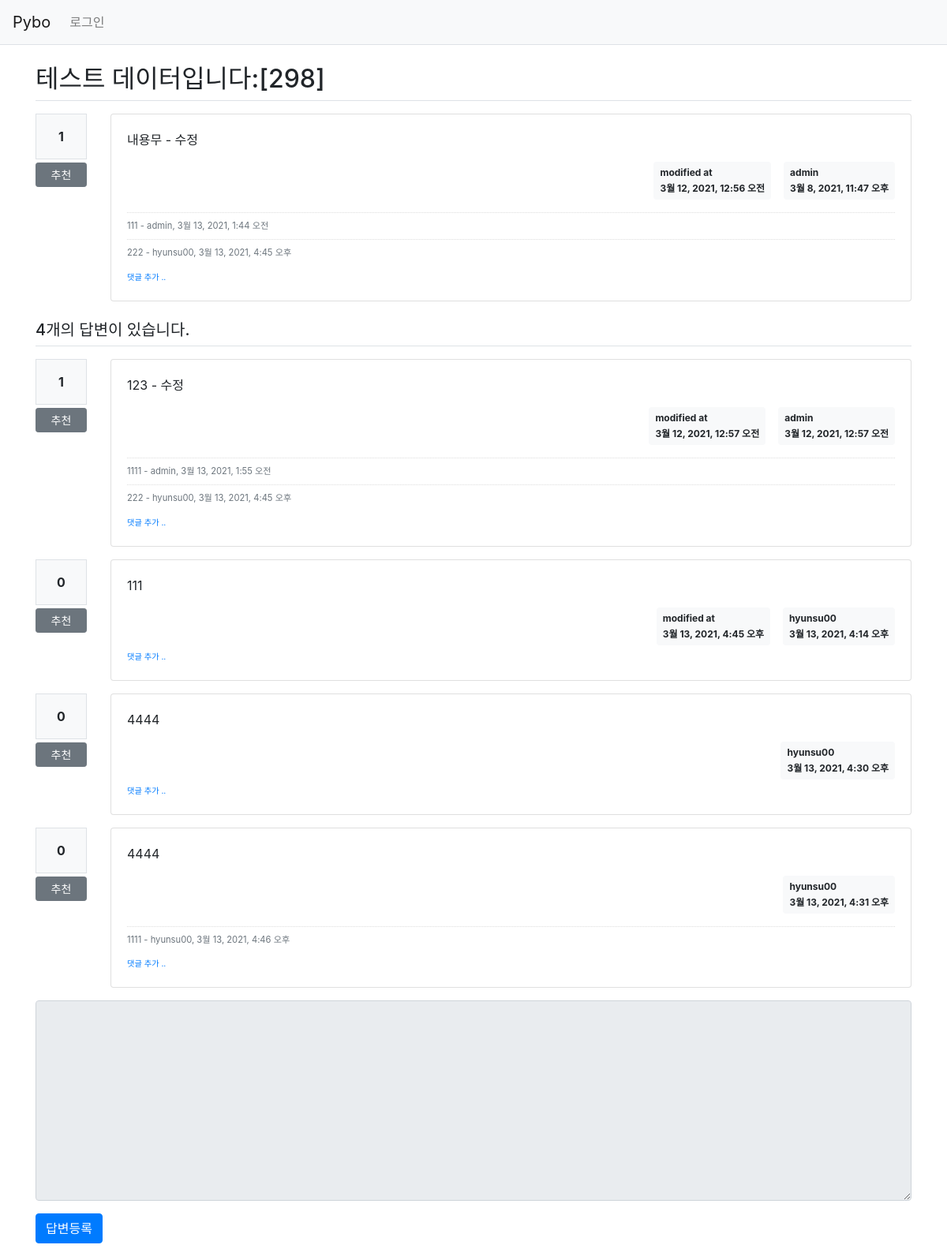
Screenshot of /pybo/302/ with the database file from the repository.
### pybo/models.py (models this page shows, shortened)
class Question(models.Model):
    author = models.ForeignKey(User, on_delete=models.CASCADE, related_name="author_question")
    subject = models.CharField(max_length=200)
    content = models.TextField()
    create_date = models.DateTimeField()
    modify_date = models.DateTimeField(null=True, blank=True)
    voter = models.ManyToManyField(User, related_name="voter_question")

class Comment(models.Model):
    author = models.ForeignKey(User, on_delete=models.CASCADE)
    content = models.TextField()
    create_date = models.DateTimeField()
    modify_date = models.DateTimeField(null=True, blank=True)
    question = models.ForeignKey(Question, null=True, blank=True, on_delete=models.CASCADE)
    answer = models.ForeignKey(Answer, null=True, blank=True, on_delete=models.CASCADE)

class Answer(models.Model):
    author = models.ForeignKey(User, on_delete=models.CASCADE, related_name="author_answer")
    question = models.ForeignKey(Question, on_delete=models.CASCADE)
    content = models.TextField()
    create_date = models.DateTimeField()
    modify_date = models.DateTimeField(null=True, blank=True)
    voter = models.ManyToManyField(User, related_name="voter_answer")

### pybo/views/base_views.py (the view)
# urls.py: path("<int:question_id>/", base_views.detail, name="detail"),
def detail(request, question_id):
    question = get_object_or_404(Question, pk=question_id)
    context = {"question": question}
    return render(request, "pybo/question_detail.html", context)

### pybo/templatetags/pybo_filter.py (called while the page is built)
@register.filter()
def mark(value):
    extensions = ["nl2br", "fenced_code"]
    return mark_safe(markdown.markdown(value, extensions=extensions))

### templates/pybo/question_detail.html (shortened to what this page needs)
{% extends 'base.html' %}
{% load pybo_filter %}
{% block content %}
<div class="container my-3">
	<h2 class="border-bottom py-2">{{ question.subject }}</h2>
	<div class="row my-3">
		<div class="col-1">
				<div class="bg-light text-center p-3 border font-weight-bolder mb-1">{{question.voter.count}}</div>
				<a href="#" data-uri="{% url 'pybo:vote_question' question.id  %}" class="recommend btn btn-sm btn-secondary btn-block my-1">
					추천
				</a>
		</div>
		<div class="col-11">
			<div class="card">
				<div class="card-body">
					<div class="card-text">
						{{ question.content|mark }}
					</div>
					<div class="d-flex justify-content-end">
						{% if question.modify_date %}
							<div class="badge badge-light p-2 text-left mx-3">
								<div class="mb-2">modified at</div>
								<div>{{ question.modify_date }}</div>
							</div>
						{% endif %}
						<div class="badge badge-light p-2 text-left">
							<div class="mb-2">{{ question.author.username }}</div>
							<div>{{ question.create_date }}</div>
						</div>
					</div>
					{% if question.comment_set.count > 0 %}
						<div class="mt-3">
							{% for comment in question.comment_set.all %}
								<div class="comment py-2 text-muted">
									<span style="white-space: pre-line;">{{ comment.content }}</span>
									<span>
											- {{ comment.author }}, {{ comment.create_date }}
									</span>
								</div>
							{% endfor %}
						</div>
					{% endif %}
					<div>
							<a href="{% url 'pybo:comment_create_question' question.id  %}" class="small">
								<small>댓글 추가 ..</small>
							</a>
					</div>
				</div>
			</div>
		</div>
	</div>
	<h5 class="border-bottom my-3 py-2">
		{{question.answer_set.count}}개의 답변이 있습니다.
	</h5>
	{% for answer in question.answer_set.all %}
		<div class="row my-3">
			<div class="col-1">
					<div class="bg-light text-center p-3 border font-weight-bolder mb-1">{{answer.voter.count}}</div>
					<a href="#" data-uri="{% url 'pybo:vote_answer' answer.id  %}" class="recommend btn btn-sm btn-secondary btn-block my-1">
						추천
					</a>
			</div>
			<div class="col-11">
				<div class="card">
					<div class="card-body">
						<div class="card-text">
							{{ answer.content|mark }}
						</div>
						<div class="d-flex justify-content-end">
							{% if answer.modify_date %}
								<div class="badge badge-light p-2 text-left mx-3">
									<div class="mb-2">modified at</div>
									<div>{{ answer.modify_date }}</div>
								</div>
							{% endif %}
							<div class="badge badge-light p-2 text-left">
								<div class="mb-2">{{ answer.author.username }}</div>
								<div>{{ answer.create_date }}</div>
							</div>
						</div>
						{% if answer.comment_set.count > 0 %}
							<div class="mt-3">
							{% for comment in answer.comment_set.all %}
								<div class="comment py-2 text-muted">
									<span style="white-space: pre-line;">{{ comment.content }}</span>
									<span>
										- {{ comment.author }}, {{ comment.create_date }}
									</span>
								</div>
							{% endfor %}
							</div>
							{% endif %}
							<div>
								<a href="{% url 'pybo:comment_create_answer' answer.id  %}" class="small">
									<small>댓글 추가 ..</small>
								</a>
							</div>
					</div>
				</div>
			</div>
		</div>
	{% endfor %}
	<form action="{% url 'pybo:answer_create' question.id %}" method="post" class="my-3">
		<div class="form-group">
			<textarea {% if not user.is_authenticated %}disabled{% endif %}
              name="content" id="content" class="form-control" rows="10">
			</textarea>
		</div>
		<input type="submit" value="답변등록" class="btn btn-primary" />
	</form>
</div>
{% endblock %}

### static/style.css (style rules this page uses)
.comment { border-top: dotted 1px #ddd; font-size: 0.7em; }

### rows the page displays
Question: subject "테스트 데이터입니다:[298]", voter.count "1", content|mark "내용무 - 수정", modify_date "3월 12, 2021, 12:56 오전", author.username "admin", create_date "3월 8, 2021, 11:47 오후", answer_set.count "4"
Comment: content "111", author "admin", create_date "3월 13, 2021, 1:44 오전"
Comment: content "222", author "hyunsu00", create_date "3월 13, 2021, 4:45 오후"
Answer: voter.count "1", content|mark "123 - 수정", modify_date "3월 12, 2021, 12:57 오전", author.username "admin", create_date "3월 12, 2021, 12:57 오전"
Comment: content "1111", author "admin", create_date "3월 13, 2021, 1:55 오전"
Comment: content "222", author "hyunsu00", create_date "3월 13, 2021, 4:45 오후"
Answer: voter.count "0", content|mark "111", modify_date "3월 13, 2021, 4:45 오후", author.username "hyunsu00", create_date "3월 13, 2021, 4:14 오후"
Answer: voter.count "0", content|mark "4444", author.username "hyunsu00", create_date "3월 13, 2021, 4:30 오후"
Answer: voter.count "0", content|mark "4444", author.username "hyunsu00", create_date "3월 13, 2021, 4:31 오후"
Comment: content "1111", author "hyunsu00", create_date "3월 13, 2021, 4:46 오후"
